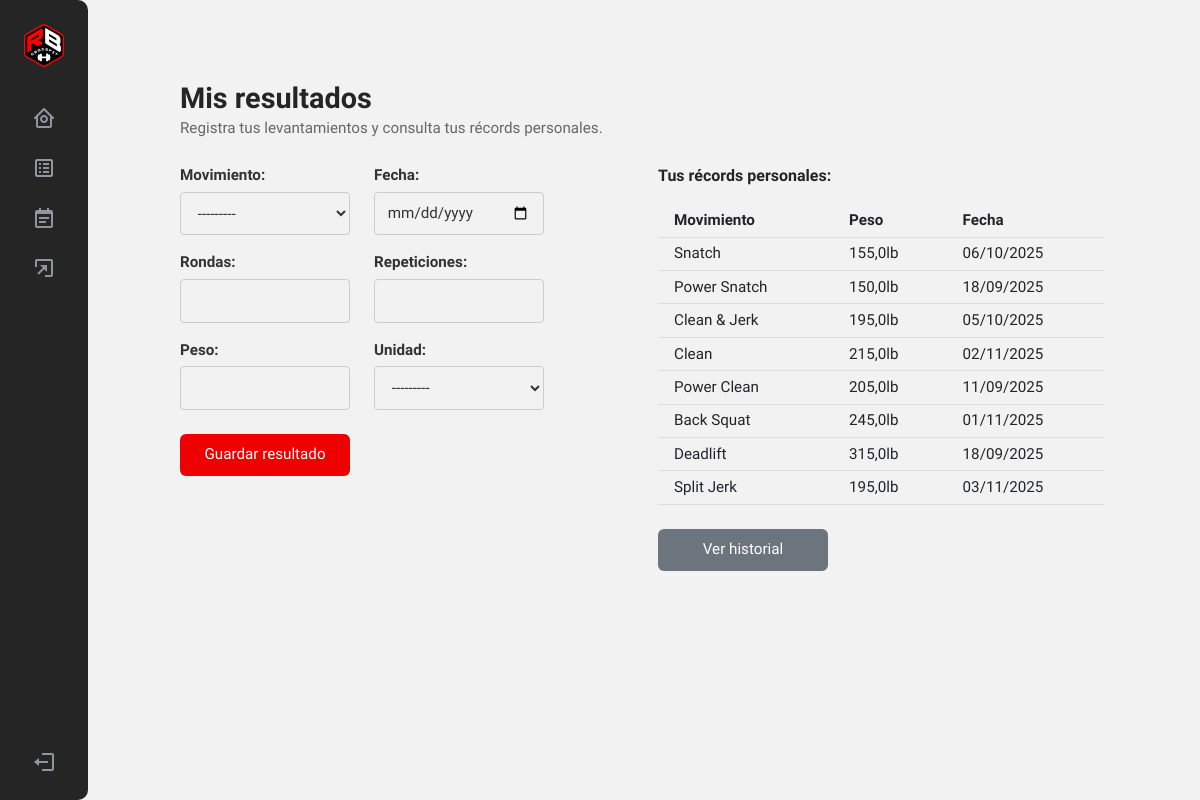
The page /myresults/ (signed in) on the database its author committed.
### tasks/models.py (models this page shows, shortened)
class LiftResult(models.Model):
    MOVEMENT_CHOICES = [
        ('Snatch', 'Snatch'),
        ('Power Snatch', 'Power Snatch'),
        ('Clean & Jerk', 'Clean & Jerk'),
        ('Clean', 'Clean'),
        ('Power Clean', 'Power Clean'),
        ('Back Squat', 'Back Squat'),
        ('Front Squat', 'Front Squat'),
        ('Deadlift', 'Deadlift'),
        ('Bench Press', 'Bench Press'),
        ('Push Jerk', 'Push Jerk'),
        ('Split Jerk', 'Split Jerk'),
        ('Shoulder Press', 'Shoulder Press'),
    ]
    UNITS = [('kg', 'kg'), ('lb', 'lb')]
    user = models.ForeignKey(User, on_delete=models.CASCADE)
    movement = models.CharField(max_length=50, choices=MOVEMENT_CHOICES)
    date = models.DateField()
    rounds = models.PositiveIntegerField()
    reps = models.PositiveIntegerField()
    weight = models.FloatField()
    unit = models.CharField(max_length=2, choices=UNITS)
    class Meta:
        ordering = ['-date']

### tasks/views.py (the view)
# urls.py: path('myresults/', views.my_results, name='my_results'),
@login_required
def my_results(request):
    form = LiftResultForm(request.POST or None)
    if request.method == 'POST' and form.is_valid():
        nuevo = form.save(commit=False)
        nuevo.user = request.user
        nuevo.save()
        return redirect('my_results')
    movimientos = LiftResult.MOVEMENT_CHOICES
    prs = []
    for key, label in movimientos:
        pr = LiftResult.objects.filter(
            user=request.user, movement=key).order_by('-weight').first()
        if pr:
            prs.append({
                'label': label,
                'weight': pr.weight,
                'unit': pr.unit,
                'date': pr.date
            })
    return render(request, 'my_results.html', {
        'form': form,
        'prs': prs,
    })

### tasks/forms.py
class LiftResultForm(forms.ModelForm):
    class Meta:
        model = LiftResult
        fields = ['movement', 'date', 'rounds', 'reps', 'weight', 'unit']
        labels = {
            'movement': 'Movimiento',
            'date': 'Fecha',
            'rounds': 'Rondas',
            'reps': 'Repeticiones',
            'weight': 'Peso',
            'unit': 'Unidad',
        }
        widgets = {
            'date': forms.DateInput(attrs={'type': 'date', 'class': 'input-field'}),
            'movement': forms.Select(attrs={'class': 'input-field'}),
            'rounds': forms.NumberInput(attrs={'class': 'input-field'}),
            'reps': forms.NumberInput(attrs={'class': 'input-field'}),
            'weight': forms.NumberInput(attrs={'class': 'input-field', 'step': '0.5'}),
            'unit': forms.Select(attrs={'class': 'input-field'}),
        }

### tasks/templates/my_results.html (shortened to what this page needs)
{% extends 'base.html' %}
{% load static %}
{% block content %}
<div class="dashboard-header mt-5">
    <h2 class="section-title">Mis resultados</h2>
    <p class="section-description mb-4">Registra tus levantamientos y consulta tus récords personales.</p>
    <div class="resultados-formulario">
        <form method="POST">
            <div class="resultados-layout">
                <div class="reserva-form">
                    <div class="perfil-grid-dos-columnas">
                        <div class="perfil-group">
                            {{ form.movement.label_tag }}
                            {{ form.movement }}
                        </div>
                        <div class="perfil-group">
                            {{ form.date.label_tag }}
                            {{ form.date }}
                        </div>
                        <div class="perfil-group">
                            {{ form.rounds.label_tag }}
                            {{ form.rounds }}
                        </div>
                        <div class="perfil-group">
                            {{ form.reps.label_tag }}
                            {{ form.reps }}
                        </div>
                        <div class="perfil-group">
                            {{ form.weight.label_tag }}
                            {{ form.weight }}
                        </div>
                        <div class="perfil-group">
                            {{ form.unit.label_tag }}
                            {{ form.unit }}
                        </div>
                    </div>
                    <button type="submit" class="btn btn-danger btn-full mt-4">Guardar resultado</button>
                </div>
                <div class="planificacion-box">
                    <label>Tus récords personales:</label>
                    {% if prs %}
                    <table class="tabla-usuarios mt-3">
                        <thead>
                            <tr>
                                <th>Movimiento</th>
                                <th>Peso</th>
                                <th>Fecha</th>
                            </tr>
                        </thead>
                        <tbody>
                            {% for pr in prs %}
                            <tr>
                                <td>{{ pr.label }}</td>
                                <td>{{ pr.weight }}{{ pr.unit }}</td>
                                <td>{{ pr.date|date:"d/m/Y" }}</td>
                            </tr>
                            {% endfor %}
                        </tbody>
                    </table>
                    <a href="{% url 'detalle_resultados' %}" class="btn btn-secondary btn-full mt-4">Ver historial</a>
                    {% else %}
                    <p style="color: #666;">Aún no tienes récords registrados.</p>
                    {% endif %}
                </div>
            </div>
        </form>
    </div>
</div>
{% endblock %}

### tasks/static/styles.css (style rules this page uses)
html, body { padding: 0; margin: 0; height: 100%; min-height: 100vh; overflow-x: auto; }
body { font-family: "Plus Jakarta Sans", sans-serif; background: #F2F2F2; background-size: cover; display: flex; flex-direction: row; height: 100vh; overflow: hidden; }
.form-group input, .input-field { padding: 0.5rem 0.75rem; border: 1px solid #ccc; border-radius: 4px; font-size: 0.95rem; font-family: inherit; background-color: #f1f1f1; transition: box-shadow 0.3s ease, background-color 0.3s ease; }
.input-field::placeholder { color: #bababa; opacity: 1; }
.btn-danger { background-color: #EF0000 !important; border-color: #EF0000 !important; color: #fff; }
.btn-full { width: 170px; padding: 0.6rem 1.2rem; border-radius: 6px; font-weight: 500; font-size: 0.95rem; border: none; transition: background-color 0.2s ease; text-align: center; }
.reserva-form label { font-size: 0.95rem; }
.reserva-form, .planificacion-box { flex: 1; min-width: 300px; }
.planificacion-box { margin-right: 4rem; }
.planificacion-box label { display: block; margin-bottom: 0.5rem; font-weight: bold; }
.dashboard-header { margin-left: 0rem; padding: 1rem; }
.section-title { margin-bottom: 0rem; font-size: 1.8rem; font-weight: 600; color: #252525; line-height: 1.3; font-family: inherit; }
.section-description { margin-top: 0; font-size: 1rem; color: #666; margin-bottom: 0rem; line-height: 1.5; font-family: inherit; }
.perfil-group { display: flex; flex-direction: column; gap: 0.3rem; align-items: start; }
.perfil-group label { font-weight: 600; color: #333; font-size: 0.95rem; }
.perfil-group input, .perfil-group select { width: 170px; height: 43.6px; padding: 0.6rem 0.8rem; border: 1px solid #ccc; border-radius: 4px; font-size: 0.95rem; font-family: inherit; background-color: transparent; color: #333; transition: border-color 0.2s ease, box-shadow 0.2s ease; }
.perfil-group input::placeholder { color: #bababa; opacity: 1; }
.tabla-usuarios { width: 100%; border-collapse: collapse; font-size: 0.95rem; margin-top: 1rem; table-layout: auto; }
.tabla-usuarios th, .tabla-usuarios td { padding: 0.3rem 1rem; border-bottom: 1px solid #ddd; vertical-align: middle; }
.section-description { font-size: 0.95rem; color: #666; }
.resultados-layout { display: flex; gap: 2rem; align-items: flex-start; justify-content: space-between; flex-wrap: wrap; }
.reserva-form input, .reserva-form select { width: 170px; height: 43.6px; max-width: 100%; box-sizing: border-box; }
.perfil-grid-dos-columnas { display: grid; grid-template-columns: max-content max-content; gap: 1rem 1.5rem; }

### rows shown on the page
LiftResult: label "Snatch", weight "155,0", unit "lb", date "06/10/2025"
LiftResult: label "Power Snatch", weight "150,0", unit "lb", date "18/09/2025"
LiftResult: label "Clean & Jerk", weight "195,0", unit "lb", date "05/10/2025"
LiftResult: label "Clean", weight "215,0", unit "lb", date "02/11/2025"
LiftResult: label "Power Clean", weight "205,0", unit "lb", date "11/09/2025"
LiftResult: label "Back Squat", weight "245,0", unit "lb", date "01/11/2025"
LiftResult: label "Deadlift", weight "315,0", unit "lb", date "18/09/2025"
LiftResult: label "Split Jerk", weight "195,0", unit "lb", date "03/11/2025"
